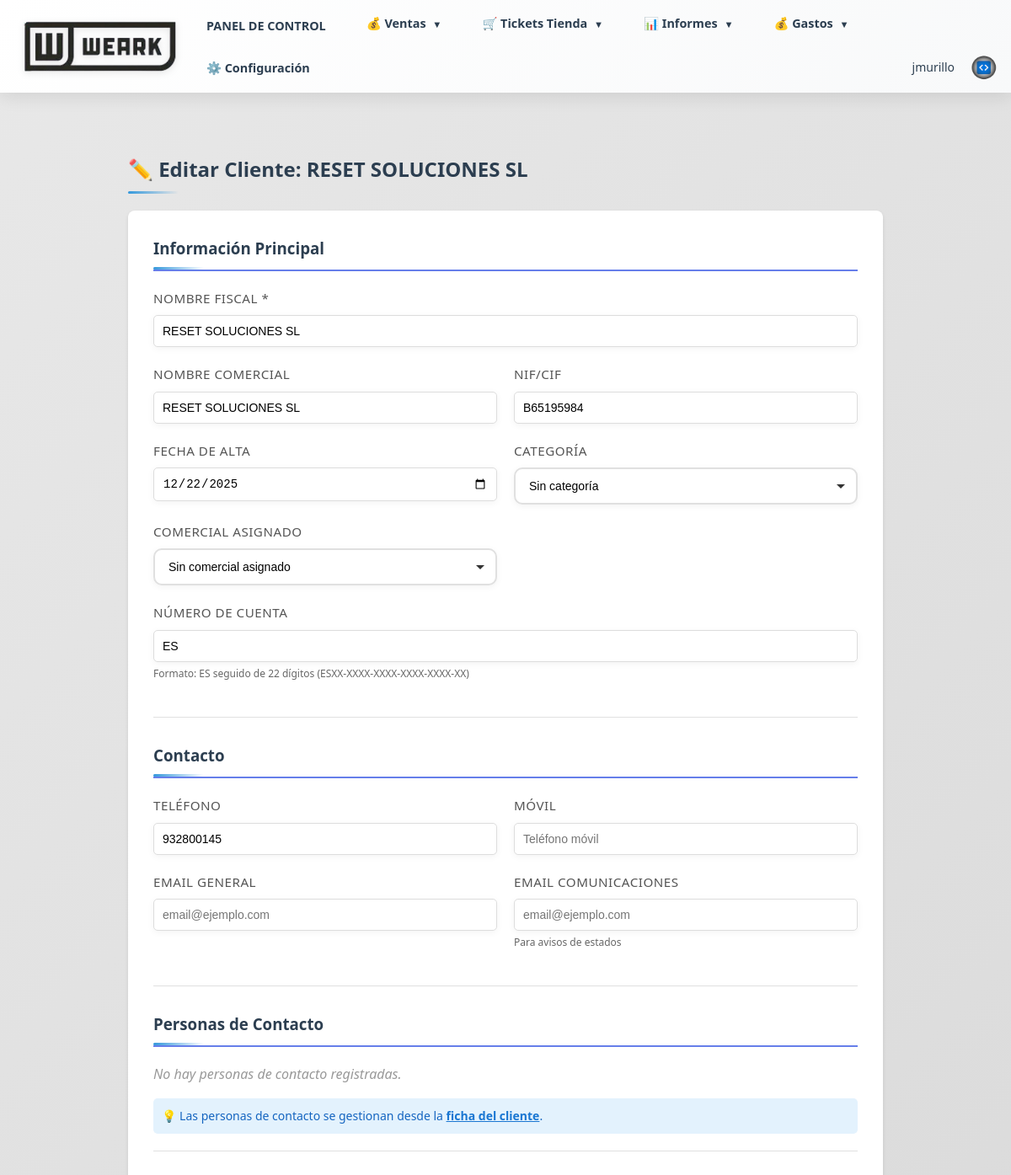
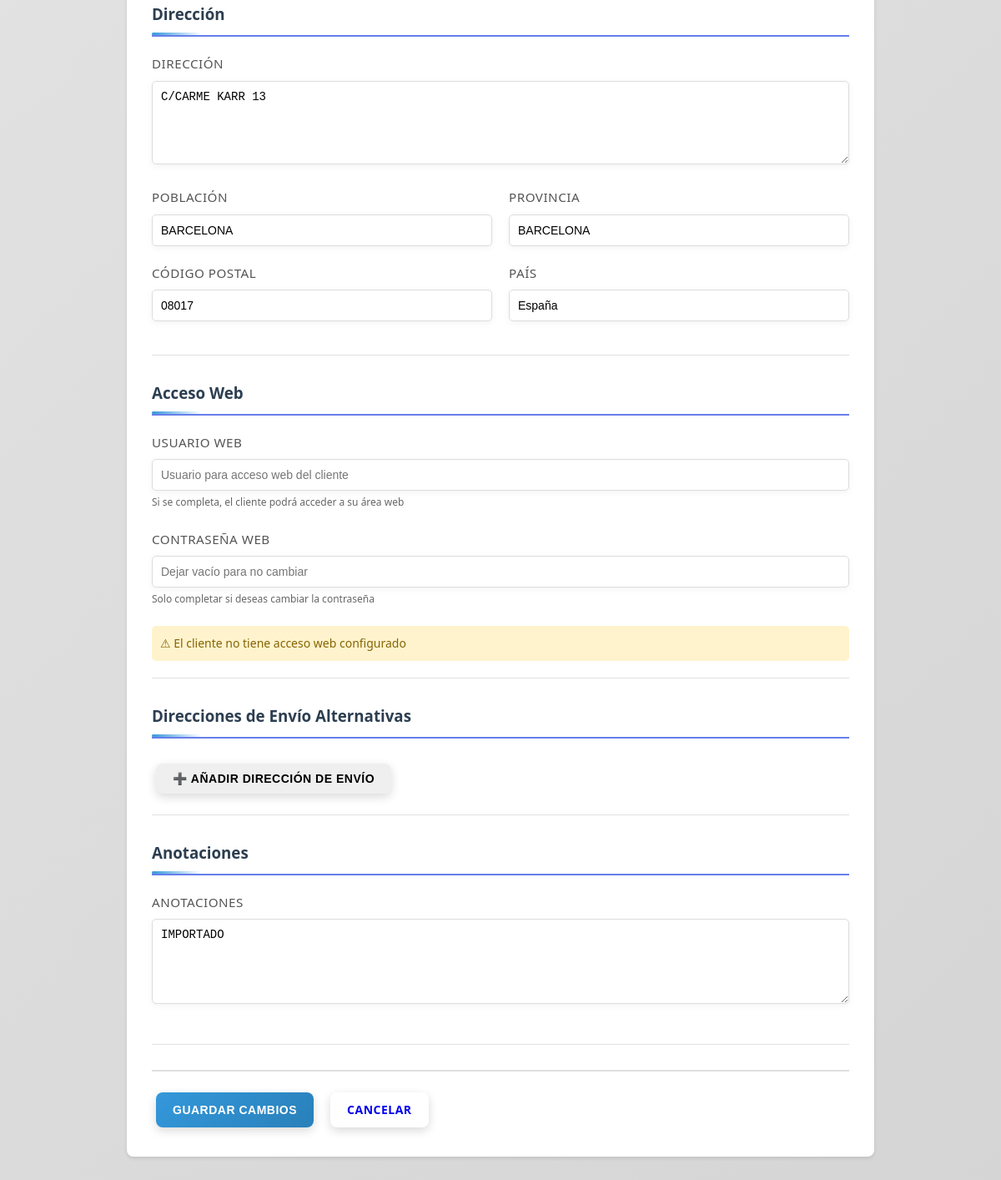
Screenshot of /clientes/1/editar (signed in) with the database file from the repository (2 pictures, top to bottom).
### models.py (models this page shows, shortened)
class Usuario(db.Model, UserMixin):
    __tablename__ = 'usuarios'
    id = db.Column(db.Integer, primary_key=True)
    usuario = db.Column(db.String(80), nullable=False, unique=True)
    password_hash = db.Column(db.String(255), nullable=False)
    correo = db.Column(db.String(100), nullable=False)
    telefono = db.Column(db.String(50))
    rol = db.Column(db.String(50), nullable=False)  # comercial, administracion, supervisor, usuario
    fecha_creacion = db.Column(db.DateTime, default=datetime.utcnow)
    ultimo_acceso = db.Column(db.DateTime)
    activo = db.Column(db.Boolean, default=True, nullable=False)
    def is_supervisor(self):
        return self.rol == 'supervisor'

class Cliente(db.Model, UserMixin):
    __tablename__ = 'clientes'
    id = db.Column(db.Integer, primary_key=True)
    nombre = db.Column(db.String(200), nullable=False)
    alias = db.Column(db.String(200))  # Alias o nombre alternativo
    nif = db.Column(db.String(20))  # NIF/CIF del cliente
    direccion = db.Column(db.Text)
    poblacion = db.Column(db.String(100))  # Población
    provincia = db.Column(db.String(100))  # Provincia
    codigo_postal = db.Column(db.String(10))  # Código Postal
    pais = db.Column(db.String(100), default='España')  # País
    telefono = db.Column(db.String(50))  # Teléfono fijo
    movil = db.Column(db.String(50))  # Teléfono móvil
    email = db.Column(db.String(100))  # Email general (mantener para compatibilidad)
    email_general = db.Column(db.String(100))  # Email general
    email_comunicaciones = db.Column(db.String(100))  # Email para avisos de estados
    categoria = db.Column(db.String(50))  # Categoría antigua (mantener para compatibilidad)
    categoria_id = db.Column(db.Integer, db.ForeignKey('categorias_cliente.id'), nullable=True)  # Nueva categoría desde tabla
    personas_contacto = db.Column(db.Text)  # Personas de contacto
    anotaciones = db.Column(db.Text)  # Anotaciones adicionales
    numero_cuenta = db.Column(db.String(29))  # Número de cuenta bancaria (24 dígitos con guiones: XXXX-XXXX-XXXX-XXXX-XXXX-XXXX)
    usuario_web = db.Column(db.String(80), unique=True, nullable=True)  # Usuario para acceso web
    password_hash = db.Column(db.String(255), nullable=True)  # Contraseña hash
    fecha_creacion = db.Column(db.DateTime, default=datetime.utcnow)
    fecha_alta = db.Column(db.Date)  # Fecha de alta del cliente
    ultimo_acceso = db.Column(db.DateTime)
    comercial_id = db.Column(db.Integer, db.ForeignKey('comerciales.id'), nullable=True)
    comercial = db.relationship('Comercial', backref='clientes_asignados', lazy=True)
    pedidos = db.relationship('Pedido', backref='cliente', lazy=True)
    presupuestos = db.relationship('Presupuesto', backref='cliente', lazy=True)
    direcciones_envio = db.relationship('DireccionEnvio', backref='cliente', lazy=True, cascade='all, delete-orphan')
    personas_contacto_list = db.relationship('PersonaContacto', backref='cliente', lazy=True, cascade='all, delete-orphan')
    def tiene_acceso_web(self):
        return self.usuario_web is not None and self.usuario_web != '' and self.password_hash is not None

### routes/clientes.py (the view, shortened to what this page needs)
@clientes_bp.route('/clientes/<int:id>/editar', methods=['GET', 'POST'])
@login_required
@not_usuario_required
def editar_cliente(id):
    cliente = Cliente.query.get_or_404(id)
    comerciales = Comercial.query.join(Usuario).filter(
        Usuario.activo == True,
        Usuario.rol.in_(['comercial', 'administracion'])
    ).all()
    categorias = CategoriaCliente.query.filter_by(activo=True).order_by(CategoriaCliente.nombre).all()
    return render_template('editar_cliente.html', cliente=cliente, comerciales=comerciales, categorias=categorias)

### templates/editar_cliente.html (shortened to what this page needs)
{% extends "base.html" %}
{% block content %}
<div class="editar-cliente-container">
    <h2>✏️ Editar Cliente: {{ cliente.nombre }}</h2>
    <form method="POST" class="cliente-form" autocomplete="off">
        <div class="form-section">
            <h3>Información Principal</h3>
            <div class="form-group">
                <label for="nombre">Nombre Fiscal *</label>
                <input type="text" name="nombre" id="nombre" value="{{ cliente.nombre }}" required>
            </div>
            <div class="form-row">
                <div class="form-group">
                    <label for="alias">Nombre Comercial</label>
                    <input type="text" name="alias" id="alias" value="{{ cliente.alias or '' }}" placeholder="Nombre comercial">
                </div>
                <div class="form-group">
                    <label for="nif">NIF/CIF</label>
                    <input type="text" name="nif" id="nif" value="{{ cliente.nif or '' }}" maxlength="20">
                </div>
            </div>
            <div class="form-row">
                <div class="form-group">
                    <label for="fecha_alta">Fecha de Alta</label>
                    <input type="date" name="fecha_alta" id="fecha_alta" value="{{ cliente.fecha_alta.strftime('%Y-%m-%d') if cliente.fecha_alta else '' }}">
                </div>
                <div class="form-group">
                    <label for="categoria_id">Categoría</label>
                    <select name="categoria_id" id="categoria_id">
                        <option value="">Sin categoría</option>
                    </select>
                </div>
            </div>
            <div class="form-row">
                <div class="form-group">
                    <label for="comercial_id">Comercial Asignado</label>
                    <select name="comercial_id" id="comercial_id">
                        <option value="">Sin comercial asignado</option>
                    </select>
                </div>
            </div>
            <div class="form-group">
                <label for="numero_cuenta">Número de Cuenta</label>
                <input type="text" name="numero_cuenta" id="numero_cuenta" value="{{ cliente.numero_cuenta or '' }}" placeholder="ES24-3456-3456-3456-3456-3456-34" maxlength="29" pattern="ES[0-9]{2}-[0-9]{4}-[0-9]{4}-[0-9]{4}-[0-9]{4}-[0-9]{4}-[0-9]{2}">
                <small style="color: #666; font-size: 12px;">Formato: ES seguido de 22 dígitos (ESXX-XXXX-XXXX-XXXX-XXXX-XX)</small>
            </div>
        </div>
        <div class="form-section">
            <h3>Contacto</h3>
            <div class="form-row">
                <div class="form-group">
                    <label for="telefono">Teléfono</label>
                    <input type="text" name="telefono" id="telefono" value="{{ cliente.telefono or '' }}" placeholder="Teléfono fijo">
                </div>
                <div class="form-group">
                    <label for="movil">Móvil</label>
                    <input type="text" name="movil" id="movil" value="{{ cliente.movil or '' }}" placeholder="Teléfono móvil">
                </div>
            </div>
            <div class="form-row">
                <div class="form-group">
                    <label for="email_general">Email General</label>
                    <input type="email" name="email_general" id="email_general" value="{{ cliente.email_general or '' }}" placeholder="email@ejemplo.com">
                </div>
                <div class="form-group">
                    <label for="email_comunicaciones">Email Comunicaciones</label>
                    <input type="email" name="email_comunicaciones" id="email_comunicaciones" value="{{ cliente.email_comunicaciones or '' }}" placeholder="email@ejemplo.com">
                    <small style="color: #666; font-size: 12px;">Para avisos de estados</small>
                </div>
            </div>
        </div>
        <div class="form-section">
            <h3>Personas de Contacto</h3>
            {% if cliente.personas_contacto_list %}
            <table style="width: 100%; border-collapse: collapse; margin-bottom: 15px;">
                <thead>
                    <tr style="background: #f8f9fa; border-bottom: 2px solid #e0e0e0;">
                        <th style="padding: 8px; text-align: left; font-size: 12px; color: #555;">Nombre</th>
                        <th style="padding: 8px; text-align: left; font-size: 12px; color: #555;">Cargo</th>
                        <th style="padding: 8px; text-align: left; font-size: 12px; color: #555;">Móvil</th>
                        <th style="padding: 8px; text-align: left; font-size: 12px; color: #555;">Email</th>
                    </tr>
                </thead>
                <tbody>
                    {% for persona in cliente.personas_contacto_list %}
                    <tr style="border-bottom: 1px solid #e0e0e0;">
                        <td style="padding: 8px; font-size: 13px;">{{ persona.nombre }}</td>
                        <td style="padding: 8px; font-size: 13px;">{{ persona.cargo or '-' }}</td>
                        <td style="padding: 8px; font-size: 13px;">{{ persona.movil or '-' }}</td>
                        <td style="padding: 8px; font-size: 13px;">{{ persona.email or '-' }}</td>
                    </tr>
                    {% endfor %}
                </tbody>
            </table>
            {% else %}
            <p style="color: #999; font-style: italic; margin-bottom: 15px;">No hay personas de contacto registradas.</p>
            {% endif %}
            <div style="padding: 10px; background: #e3f2fd; border-radius: 5px; color: #1565c0; font-size: 14px;">
                💡 Las personas de contacto se gestionan desde la <a href="{{ url_for('clientes.ficha_cliente', id=cliente.id) }}" style="color: #1976d2; font-weight: 600; text-decoration: underline;">ficha del cliente</a>.
            </div>
        </div>
        <div class="form-section">
            <h3>Dirección</h3>
            <div class="form-group">
                <label for="direccion">Dirección</label>
                <textarea name="direccion" id="direccion" rows="3">{{ cliente.direccion or '' }}</textarea>
            </div>
            <div class="form-row">
                <div class="form-group">
                    <label for="poblacion">Población</label>
                    <input type="text" name="poblacion" id="poblacion" value="{{ cliente.poblacion or '' }}">
                </div>
                <div class="form-group">
                    <label for="provincia">Provincia</label>
                    <input type="text" name="provincia" id="provincia" value="{{ cliente.provincia or '' }}">
                </div>
            </div>
            <div class="form-row">
                <div class="form-group">
                    <label for="codigo_postal">Código Postal</label>
                    <input type="text" name="codigo_postal" id="codigo_postal" value="{{ cliente.codigo_postal or '' }}" maxlength="10">
                </div>
                <div class="form-group">
                    <label for="pais">País</label>
                    <input type="text" name="pais" id="pais" value="{{ cliente.pais or 'España' }}">
                </div>
            </div>
        </div>
        <div class="form-section">
            <h3>Acceso Web</h3>
            <div class="form-group">
                <label for="usuario_web">Usuario Web</label>
                <input type="text" name="usuario_web" id="usuario_web" value="{{ cliente.usuario_web or '' }}" placeholder="Usuario para acceso web del cliente" autocomplete="off">
                <small style="color: #666; font-size: 12px;">Si se completa, el cliente podrá acceder a su área web</small>
            </div>
            <div class="form-group">
                <label for="password_web">Contraseña Web</label>
                <input type="password" name="password_web" id="password_web" value="" placeholder="Dejar vacío para no cambiar" autocomplete="new-password">
                <small style="color: #666; font-size: 12px;">Solo completar si deseas cambiar la contraseña</small>
            </div>
            {% if cliente.tiene_acceso_web() %}
            <div style="padding: 10px; background: #d4edda; border-radius: 5px; color: #155724; font-size: 14px;">
                ✓ El cliente tiene acceso web configurado
            </div>
            {% else %}
            <div style="padding: 10px; background: #fff3cd; border-radius: 5px; color: #856404; font-size: 14px;">
                ⚠ El cliente no tiene acceso web configurado
            </div>
            {% endif %}
        </div>
        <div class="form-section">
            <h3>Direcciones de Envío Alternativas</h3>
            <button type="button" class="btn btn-sm btn-secondary" onclick="añadirDireccionEnvio()" style="margin-top: 10px;">
                ➕ Añadir Dirección de Envío
            </button>
        </div>
        <div class="form-section">
            <h3>Anotaciones</h3>
            <div class="form-group">
                <label for="anotaciones">Anotaciones</label>
                <textarea name="anotaciones" id="anotaciones" rows="5">{{ cliente.anotaciones or '' }}</textarea>
            </div>
        </div>
        <div class="form-actions">
            <button type="submit" class="btn btn-primary">Guardar Cambios</button>
            <a href="{{ url_for('clientes.ficha_cliente', id=cliente.id) }}" class="btn btn-secondary">Cancelar</a>
        </div>
    </form>
</div>
{% endblock %}

### templates/base.html (shortened to what this page needs)
<!DOCTYPE html>
<html lang="es">
<head>
    <link rel="stylesheet" href="{{ url_for('static', filename='css/style.css') }}">
</head>
<body>
    <header>
        <div class="container header-wrapper">
            <a href="{{ url_for('index.index') }}" style="text-decoration: none; display: flex; align-items: center;">
                <img src="{{ url_for('static', filename='logo_base.png') }}" alt="Logo" class="header-logo">
            </a>
            <nav id="mainNav">
                {% if current_user.is_authenticated %}
                    <a href="{{ url_for('index.index') }}">PANEL DE CONTROL</a>
                    {% if current_user.rol == 'usuario' %}
                        <a href="{{ url_for('solicitudes.listado_solicitudes') }}">SOLICITUDES</a>
                    {% else %}
                        <div class="dropdown">
                            <a href="#" class="dropdown-toggle">💰 Ventas <span class="dropdown-arrow">▼</span></a>
                        </div>
                        <div class="dropdown">
                            <a href="#" class="dropdown-toggle">🛒 Tickets Tienda <span class="dropdown-arrow">▼</span></a>
                        </div>
                        <div class="dropdown">
                            <a href="#" class="dropdown-toggle">📊 Informes <span class="dropdown-arrow">▼</span></a>
                        </div>
                        <div class="dropdown">
                            <a href="#" class="dropdown-toggle">💰 Gastos <span class="dropdown-arrow">▼</span></a>
                        </div>
                        {% if current_user.is_supervisor() %}
                            <a href="{{ url_for('configuracion.index') }}">⚙️ Configuración</a>
                        {% endif %}
                    {% endif %}
                    <div class="user-menu">
                        <span class="user-name">{{ current_user.usuario }}</span>
                        <a href="{{ url_for('auth.logout') }}" class="logout-btn-circle" title="Cerrar Sesión">
                            <img src="{{ url_for('static', filename='logo_jm.png') }}" alt="Cerrar Sesión" style="width: 100%; height: 100%; object-fit: contain;">
                        </a>
                    </div>
                {% endif %}
            </nav>
        </div>
    </header>
    <div class="container">
        {% block content %}{% endblock %}
    </div>
</body>
</html>

### rows the page displays
Usuario: usuario "jmurillo"
Cliente: nombre "RESET SOLUCIONES SL", alias "RESET SOLUCIONES SL", nif "B65195984", fecha_alta "12/22/2025", telefono "932800145", direccion "C/CARME KARR 13", poblacion "BARCELONA", provincia "BARCELONA", codigo_postal "08017", pais "España", anotaciones "IMPORTADO"
